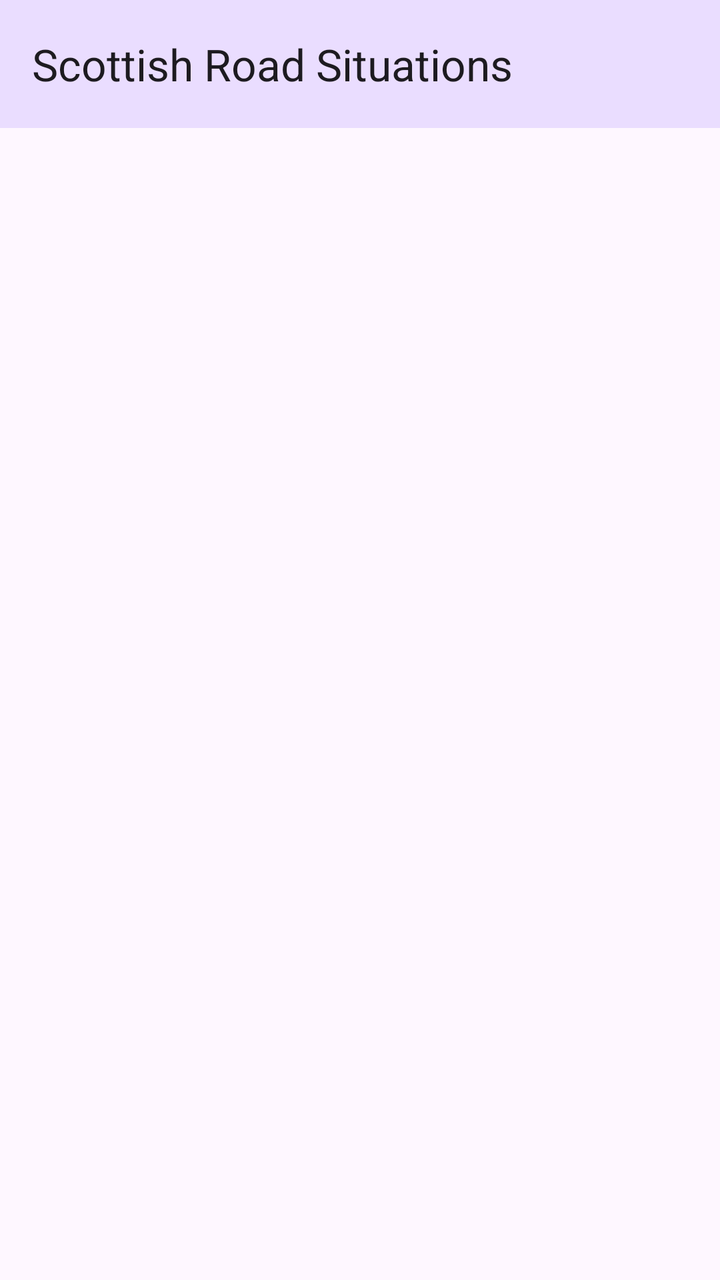
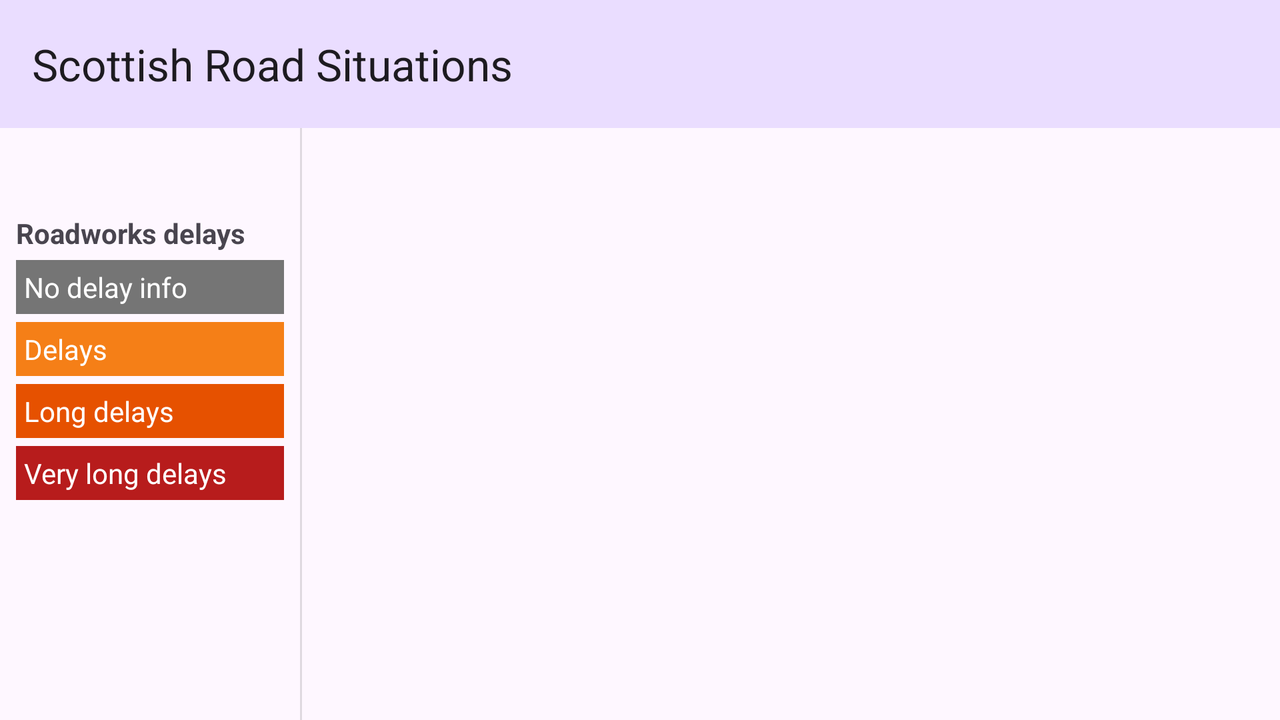

Compare how this app lays out the same screen by default and in its alternative resource folder. The renders come first, then the two layout files and the values they reference.
<!-- AndroidManifest.xml: application theme Theme.McCusker_Liam_S2526913 -->
<!-- res/layout/activity_main.xml -->
<?xml version="1.0" encoding="utf-8"?>
<LinearLayout xmlns:android="http://schemas.android.com/apk/res/android"
    xmlns:app="http://schemas.android.com/apk/res-auto"
    android:id="@+id/main"
    android:layout_width="match_parent"
    android:layout_height="match_parent"
    android:orientation="vertical">

    <com.google.android.material.appbar.MaterialToolbar
        android:id="@+id/toolbar"
        android:layout_width="match_parent"
        android:layout_height="?attr/actionBarSize"
        android:background="?attr/colorPrimaryContainer"
        app:title="@string/app_title" />

    <TextView
        android:id="@+id/statusText"
        android:layout_width="match_parent"
        android:layout_height="wrap_content"
        android:padding="8dp"
        android:textSize="14sp" />

    <FrameLayout
        android:id="@+id/fragmentContainer"
        android:layout_width="match_parent"
        android:layout_height="0dp"
        android:layout_weight="1" />
</LinearLayout>
<!-- resources referenced by this layout -->
<resources>
  <string name="app_title">Scottish Road Situations</string>
  <style name="Theme.McCusker_Liam_S2526913" parent="Base.Theme.McCusker_Liam_S2526913" />
  <style name="Base.Theme.McCusker_Liam_S2526913" parent="Theme.Material3.DayNight.NoActionBar">
          
          
      </style>
</resources>
<!-- res/layout-land/activity_main.xml (the repository's variant of the layout above) -->
<!-- drawn on the phone turned sideways -->
<?xml version="1.0" encoding="utf-8"?>
<LinearLayout xmlns:android="http://schemas.android.com/apk/res/android"
    xmlns:app="http://schemas.android.com/apk/res-auto"
    android:id="@+id/main"
    android:layout_width="match_parent"
    android:layout_height="match_parent"
    android:orientation="vertical">

    <com.google.android.material.appbar.MaterialToolbar
        android:id="@+id/toolbar"
        android:layout_width="match_parent"
        android:layout_height="?attr/actionBarSize"
        android:background="?attr/colorPrimaryContainer"
        app:title="@string/app_title" />

    <LinearLayout
        android:layout_width="match_parent"
        android:layout_height="0dp"
        android:layout_weight="1"
        android:orientation="horizontal">

        
        <ScrollView
            android:layout_width="150dp"
            android:layout_height="match_parent">

            <LinearLayout
                android:layout_width="match_parent"
                android:layout_height="wrap_content"
                android:orientation="vertical"
                android:padding="8dp">

                <TextView
                    android:id="@+id/statusText"
                    android:layout_width="match_parent"
                    android:layout_height="wrap_content"
                    android:textSize="14sp" />

                <TextView
                    android:layout_width="match_parent"
                    android:layout_height="wrap_content"
                    android:layout_marginTop="16dp"
                    android:text="@string/legend_title"
                    android:textStyle="bold" />

                <TextView
                    android:layout_width="match_parent"
                    android:layout_height="wrap_content"
                    android:layout_marginTop="4dp"
                    android:background="@color/delay_none"
                    android:padding="4dp"
                    android:text="@string/legend_none"
                    android:textColor="#FFFFFF" />

                <TextView
                    android:layout_width="match_parent"
                    android:layout_height="wrap_content"
                    android:layout_marginTop="4dp"
                    android:background="@color/delay_short"
                    android:padding="4dp"
                    android:text="@string/legend_short"
                    android:textColor="#FFFFFF" />

                <TextView
                    android:layout_width="match_parent"
                    android:layout_height="wrap_content"
                    android:layout_marginTop="4dp"
                    android:background="@color/delay_long"
                    android:padding="4dp"
                    android:text="@string/legend_long"
                    android:textColor="#FFFFFF" />

                <TextView
                    android:layout_width="match_parent"
                    android:layout_height="wrap_content"
                    android:layout_marginTop="4dp"
                    android:background="@color/delay_very_long"
                    android:padding="4dp"
                    android:text="@string/legend_very_long"
                    android:textColor="#FFFFFF" />
            </LinearLayout>
        </ScrollView>

        <View
            android:layout_width="1dp"
            android:layout_height="match_parent"
            android:background="?android:attr/listDivider" />

        <FrameLayout
            android:id="@+id/fragmentContainer"
            android:layout_width="0dp"
            android:layout_height="match_parent"
            android:layout_weight="1" />
    </LinearLayout>
</LinearLayout>
<!-- resources referenced by the variant -->
<!-- as the phone turned sideways resolves them -->
<resources>
  <color name="delay_long">#E65100</color>
  <color name="delay_none">#757575</color>
  <color name="delay_short">#F57F17</color>
  <color name="delay_very_long">#B71C1C</color>
  <string name="app_title">Scottish Road Situations</string>
  <string name="legend_long">Long delays</string>
  <string name="legend_none">No delay info</string>
  <string name="legend_short">Delays</string>
  <string name="legend_title">Roadworks delays</string>
  <string name="legend_very_long">Very long delays</string>
  <style name="Theme.McCusker_Liam_S2526913" parent="Base.Theme.McCusker_Liam_S2526913" />
  <style name="Base.Theme.McCusker_Liam_S2526913" parent="Theme.Material3.DayNight.NoActionBar">
          
          
      </style>
</resources>
